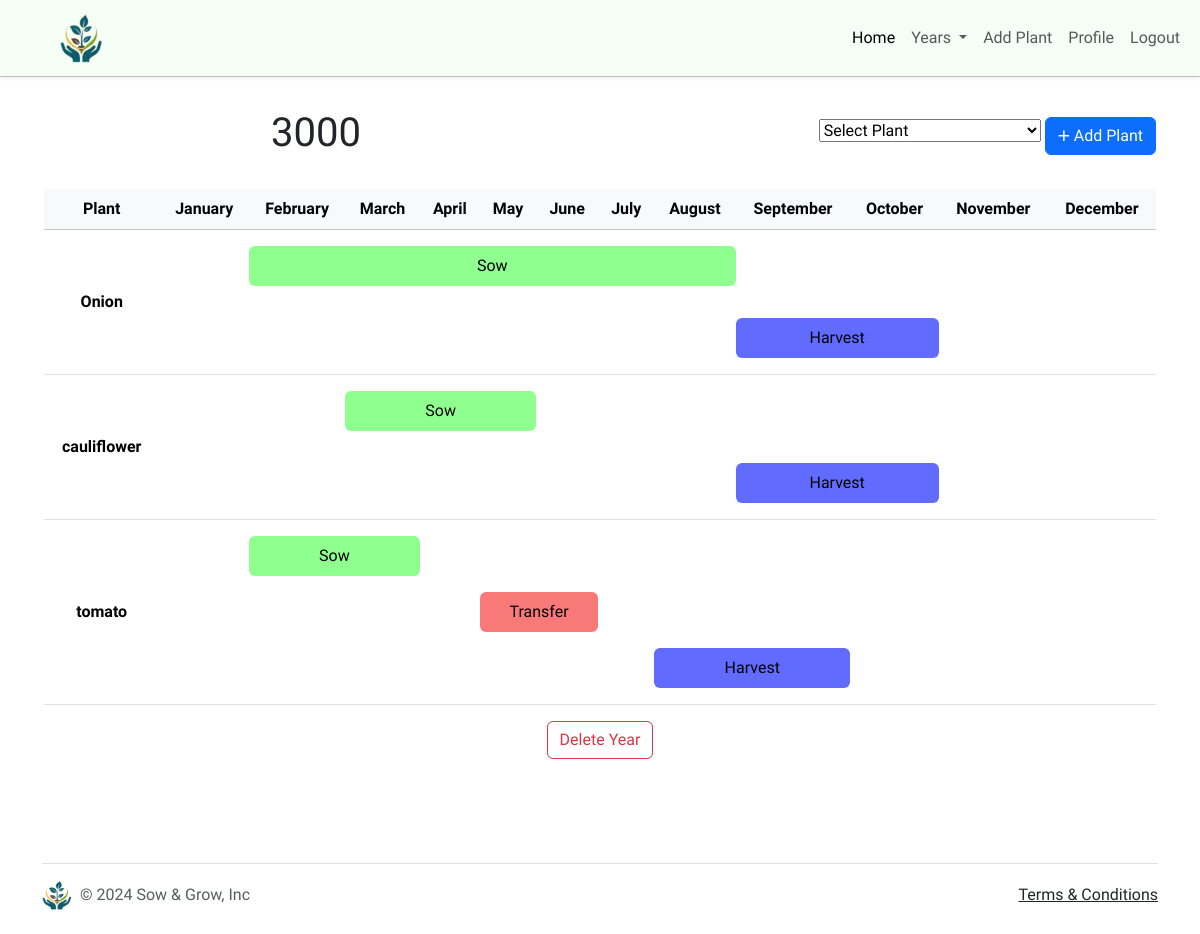
Screenshot of /year/5 (signed in) with the database file from the repository.
### app/models.py (models this page shows, shortened)
class UserYear(models.Model):
    user = models.ForeignKey(User, on_delete=models.CASCADE, related_name="user_year")
    year = models.IntegerField()  # Year for which the review is done

class Plant(models.Model):
    name = models.CharField(max_length=50)
    variety = models.CharField(max_length=50, blank=True)
    category = models.CharField(max_length=50, blank=True)  # Optional
    user = models.ForeignKey(User, on_delete=models.CASCADE, related_name="plants")

### app/views.py (the view)
# urls.py: path("year/<int:year_id>", views.Year, name="year"),
@login_required
def Year(request, year_id):
    current_year = get_object_or_404(UserYear, pk=year_id)
    if request.method == 'POST':
        plant_id = request.POST.get('plantSelector')
        if plant_id:
            try:
                selected_plant = Plant.objects.get(pk=plant_id, user=request.user)
                user_plant = PlantingYear(plant=selected_plant, user=request.user, year=current_year)
                user_plant.save()
            except Exception as e:
                return render_error(request, e)
            return HttpResponseRedirect(reverse('year', args=[year_id]))
    else: # GET request
        try:
            users_plants = Plant.objects.filter(user=request.user)
        except Exception as e:
            return render_error(request, e)
        try:
            gathering_plants = PlantingYear.objects.filter(year=current_year, user=request.user)
            current_planting_years = gathering_plants.order_by('plant__name')
        except PlantingYear.doesNotExist:
            return render(request, 'app/year.html', {
                **base_context(request),
                'current_year': current_year,
                'plants': users_plants,
                "plants_data": None,
            })
        plants_data = []
        for planting_year in current_planting_years:
            plant = planting_year.plant
            sowing = Sowing.objects.filter(plant=plant).first()
            harvest = Harvest.objects.filter(plant=plant).first()
            tending = Tending.objects.filter(plant=plant).first()
            sowing_colspan = sowing.end_sowing_month - sowing.start_sowing_month + 1 if sowing else 0
            harvest_colspan = harvest.end_harvest_month - harvest.start_harvest_month + 1 if harvest else 0
            tending_colspan = tending.end_transfer_month - tending.start_transfer_month + 1 if tending else 0
            sowing_month_numbers = range(sowing.start_sowing_month, sowing.end_sowing_month + 1)
            harvest_month_numbers = range(harvest.start_harvest_month, harvest.end_harvest_month + 1)
            tending_month_numbers = range(tending.start_transfer_month, tending.end_transfer_month + 1)
            try:
                current_review = get_object_or_404(YearReview, user=request.user, plant=plant, year=current_year)
            except Http404:
                current_review = None # saving as none for empty form
            plants_data.append({
                'plant': plant,
                'sowing': sowing,
                'harvest': harvest,
                'tending': tending,
                "sowing_colspan": sowing_colspan,
                "harvest_colspan": harvest_colspan,
                "tending_colspan": tending_colspan,
                "sowing_month_numbers": sowing_month_numbers,
                "harvest_month_numbers":harvest_month_numbers,
                "tending_month_numbers": tending_month_numbers,
                "planting_year": planting_year,
                "year_review_form": YearReviewForm(instance=current_review),
                })
        return render(request, 'app/year.html', {
            **base_context(request),
            'current_year': current_year,
            'plants': users_plants,
            "plants_data": plants_data,
            "months": MONTH_CHOICES,
            "planting_year_form": PlantingYearForm(),
        })

### app/forms.py
class PlantingYearForm(ModelForm):
    sowed = forms.DateField(required=False, widget=forms.SelectDateWidget)
    harvested = forms.DateField(required=False, widget=forms.SelectDateWidget)
    transferred = forms.DateField(required=False, widget=forms.SelectDateWidget)
    class Meta:
        model = PlantingYear
        fields = ['sowed', 'harvested', 'transferred']

### app/views.py (called while the page is built)
def base_context(request):
    if request.user.is_authenticated:
        userYears = UserYear.objects.filter(user=request.user)
    else:
        userYears = None
    return {'userYears': userYears}

### app/templates/app/year.html (shortened to what this page needs)
{% extends 'app/layout.html' %}
{% block body %}
<div class="container text-center pb-5">
    <div class="row row-cols-md-2 row-cols-1 mb-3">
        <div class="col">
            <h1 class="mb-3">{{current_year.year}}</h1>
        </div>
        <div class="col d-md-flex justify-content-end">
            <form class="mb-3" action="{% url 'year' current_year.id %}" method="post">
                <select class="mt-2" name="plantSelector" id="plantSelector">
                    <option disabled selected>Select Plant</option>
                </select>
                <input class="btn btn-primary mt-2" type="submit" value="&#128932; Add Plant">
            </form>
        </div>
    </div>
    <table class="table d-none d-md-table ">
        <thead class="table-light">
            <tr>
                <th scope="col">Plant</th>
                {% for mont_number, month_name in months %}
                <th scope="col">{{ month_name }}</th>
                {% endfor %}
            </tr>
        </thead>
        <tbody>
            {% if not plants_data %}
            <tr>
                <th scope="row"></th>
                <td colspan="12" id="lastTableSpacer">No Plants added to Year</td>
            </tr>
            {% else %}
            {% for data in plants_data %}
            <tr class="p-3">
                <th scope="row" rowspan="7" class="align-middle" id="year_plant_name" data-bs-toggle="modal"
                    data-bs-target="#modalPlant-{{data.plant.id}}">{{ data.plant.name }}</th>
                <td colspan="12"></td>
            </tr>
            <tr>
                {% for month_number, month_name in months %}
                {% if data.sowing and month_number == data.sowing.start_sowing_month %}
                <td class="rounded" style="text-align: center; background-color: rgba(95, 255, 95, 0.699);"
                    colspan="{{ data.sowing_colspan }}">
                    Sow
                </td>
                {% elif month_number != 0 and month_number not in data.sowing_month_numbers %}
                <td></td>
                {% endif %}
                {% endfor %}
            </tr>
            <tr class="p-3">
                <td colspan="12"></td>
            </tr>
            <tr>
                {% if data.sowing.method == 'IS' %}
                {% for month_number, month_name in months %}
                {% if data.tending and month_number == data.tending.start_transfer_month %}
                <td class="rounded" style="text-align: center; background-color: rgba(247, 69, 69, 0.719);"
                    colspan="{{ data.tending_colspan }}">
                    Transfer
                </td>
                {% elif month_number != 0 and month_number not in data.tending_month_numbers%}
                <td></td>
                {% endif %}
                {% endfor %}
                {% endif %}
            </tr>
            <tr class="p-3">
                <td colspan="12"></td>
            </tr>
            <tr>
                {% for month_number, month_name in months %}
                {% if data.harvest and month_number == data.harvest.start_harvest_month %}
                <td class="rounded" style="text-align: center; background-color:rgba(30, 45, 255, 0.699);"
                    colspan="{{ data.harvest_colspan }}">
                    Harvest
                </td>
                {% elif month_number != 0 and month_number not in data.harvest_month_numbers %}
                <td></td>
                {% endif %}
                {% endfor %}
            </tr>
            <tr class="p-3" id="lastTableSpacer">
                <td colspan="12"></td>
            </tr>
            {% endfor %}
            {% endif %}
        </tbody>
    </table>
    <div class="my-3">
        <button class="btn btn-outline-danger" data-bs-target="#deleteYear-{{current_year.id}}"
            data-bs-toggle="modal">Delete Year</button>
    </div>
</div>
{% endblock %}

### app/static/app/style.css (style rules this page uses)
body { font-family: "Plus Jakarta Sans", sans-serif !important; }
.table>tbody>tr>td { border-bottom: none; }
#lastTableSpacer { border-bottom: 1px solid #dee2e6; }

### rows the page displays
UserYear: year "3000"
Plant: plant.name "Onion"
Plant: plant.name "cauliflower"
Plant: plant.name "tomato"

### other values shown
{{ month_name }} "January" "February" "March" "April" "May" "June" "July" "August" "September" "October" "November" "December"
